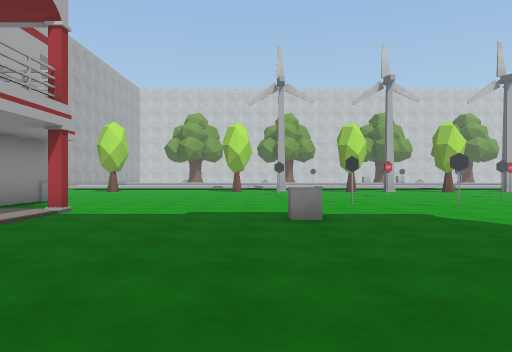
view 1 (above)

24 first-person views from a walk through a Unity game level. The camera is 1.4 m above the floor, looks level and sees 70° across. The floor is counted in squares, 2 m on a side. Each view is taken from the middle of a square. On the plan, view 1 faces up. The plan holds only what a view shows up to about 11 squares ahead; the rest is blank. The place goes on beyond the plan. Some surface patterns are stand-ins.

view 2
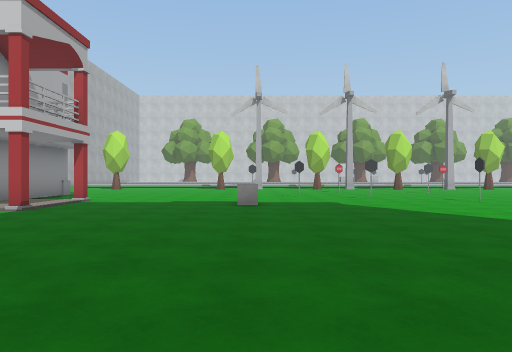

view 3
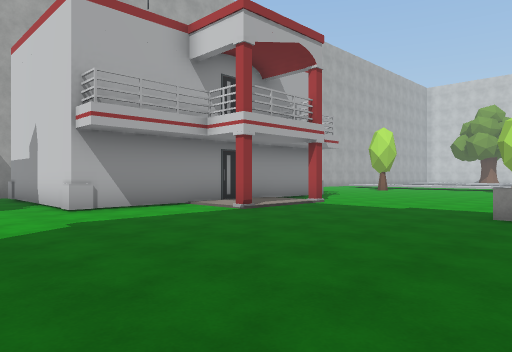

view 4
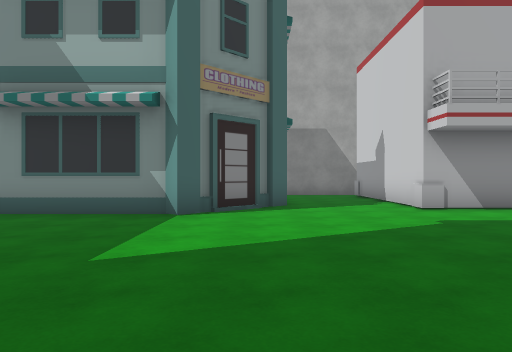

view 5
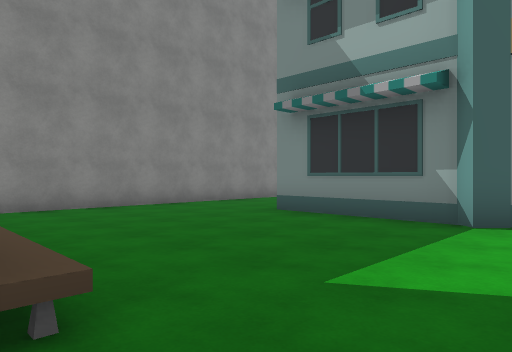

view 6
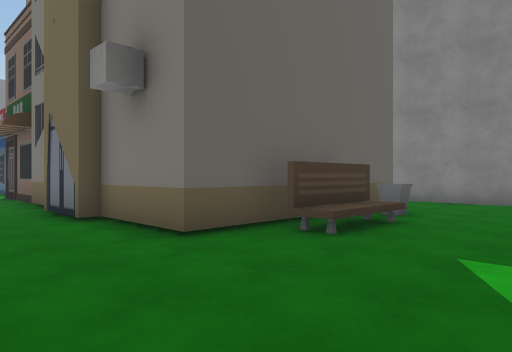

view 7
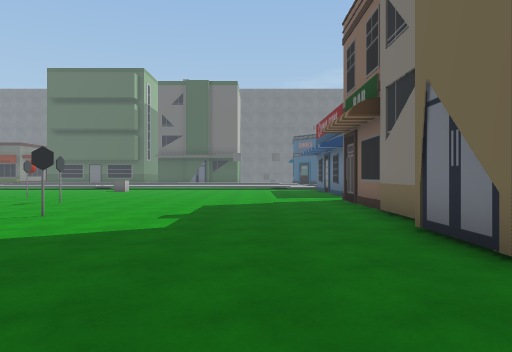

view 8
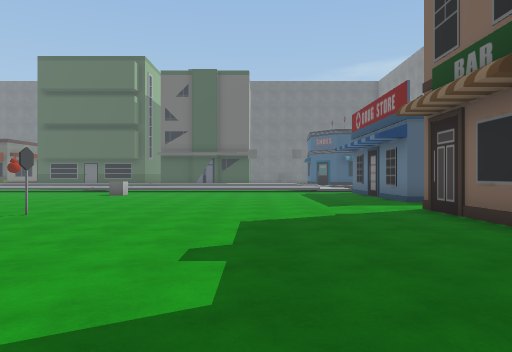

view 9
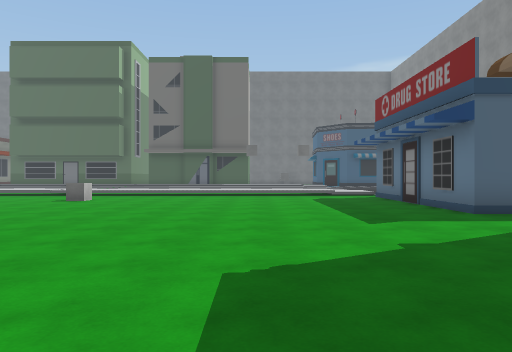

view 10
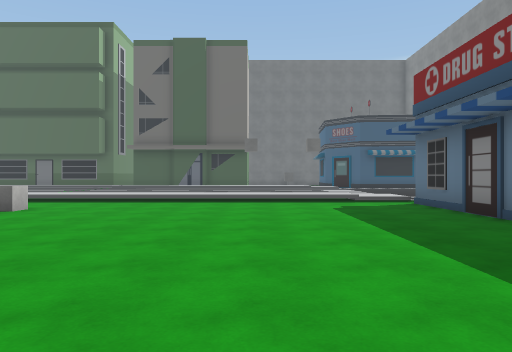

view 11
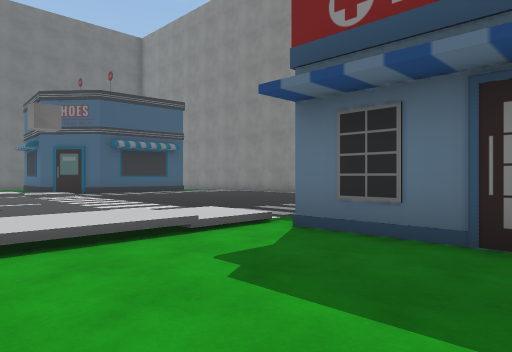

view 12
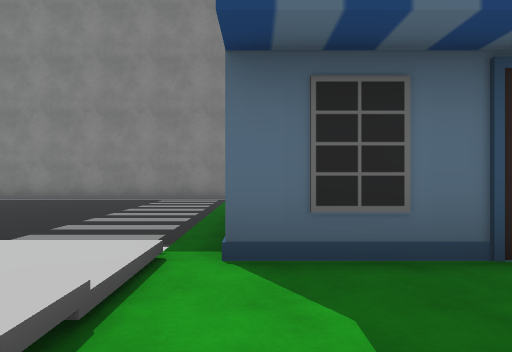

view 13
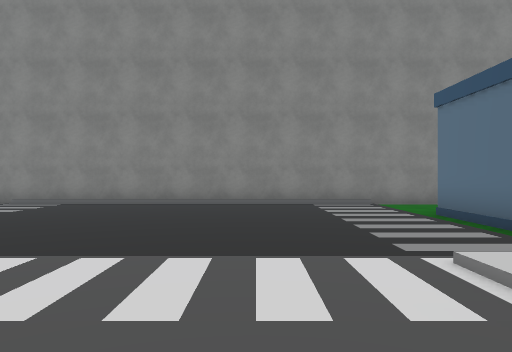

view 14
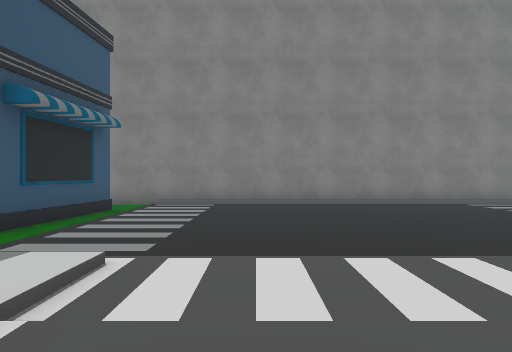

view 15
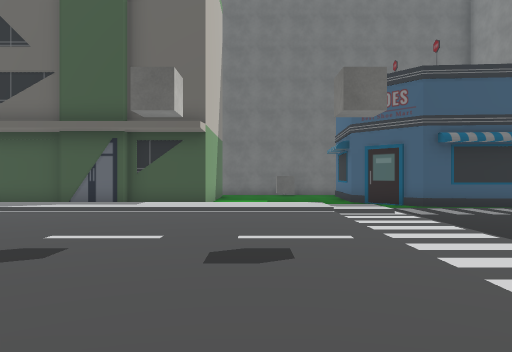

view 16
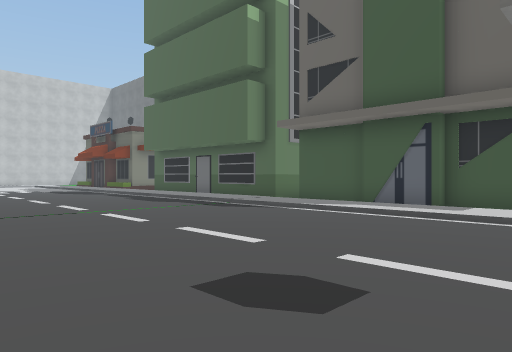

view 17
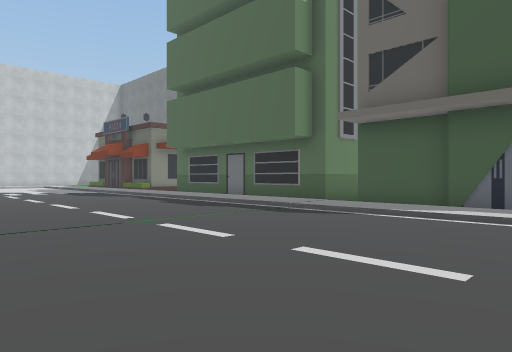

view 18
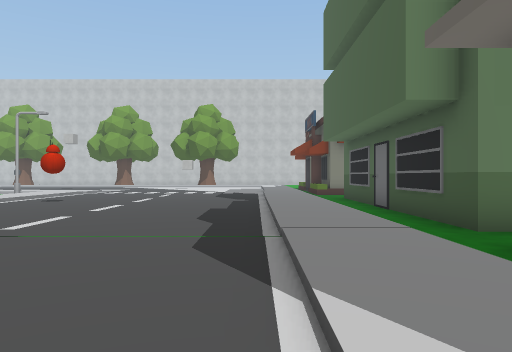

view 19
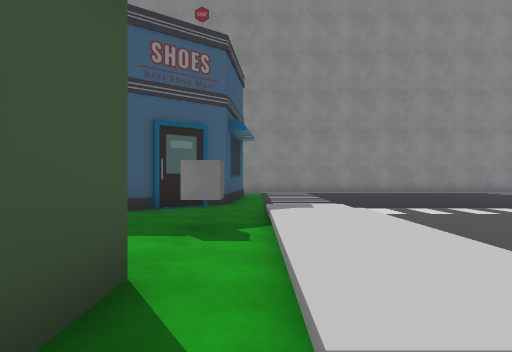

view 20
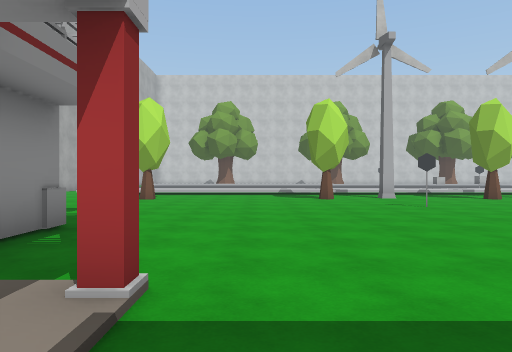

view 21
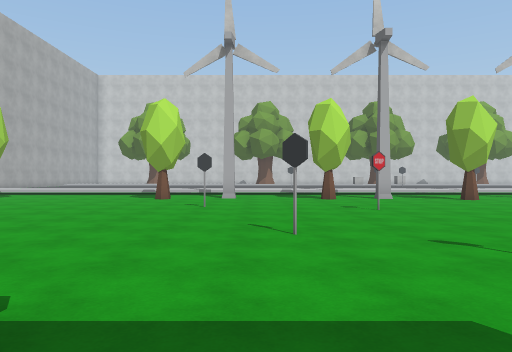

view 22
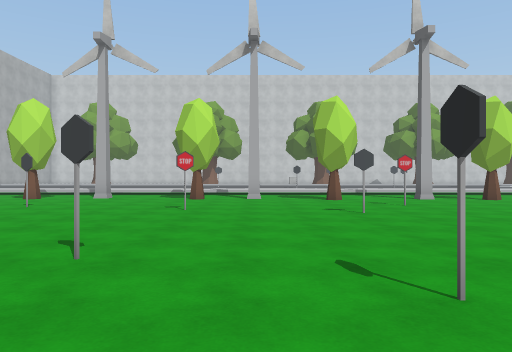

view 23
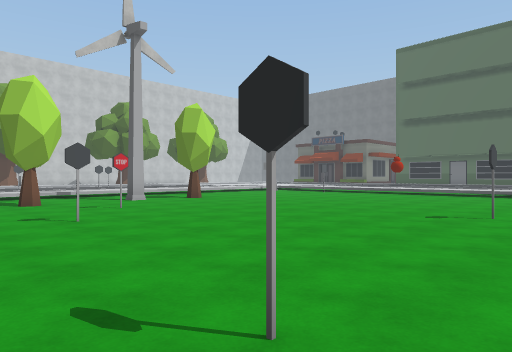

view 24
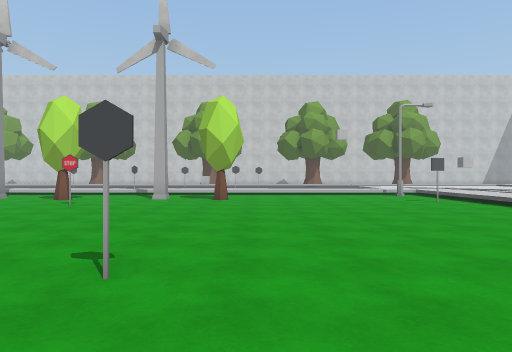

### Floor plan
Key: @ floor where view 1 was taken; # wall or solid block; . main floor; : floor 0.25 m higher than the main floor; + floor 0.5 m higher than the main floor; / step, stairs or slope; B building; E bench; W windmill; S sign; O other object.
Columns run from 9 left of view 1 to 31 right of it. Each row starts with its distance up from view 1.
 16    O....O....O.O.O..W.O....../+
 15    .........................S/+:::::::+/.
 14   .................#........./+:::::::+/B
 13   ........#...#............../ :O:::::+/.
 12   ...............#...........  :::::::+/.
 11    .........................    ::::::+/.
 10    #........................    ::::::+/.
  9    #.......#.................   ::::::+/.
  8    #..........#.......#......   ::::::+/B
  7    #.#..........#............/+ ::::::+/B
  6    #......O...............O../+:::::::+/B
  5    #................#......../+:::::::+/B
  4    #.#..........#............/+:::::::+/B
  3    #........................./+:::::::+/B
  2 ####........................./+:::::::+/B
  1 ............................./+:::::::+/.
  0 .........@.................../+:::::::+/.
 -1 ............................./+:::::::+/O
 -2  BBB.........BB............../:.......:/.
 -3    BB......BB   BB###..######//.......//.
 -4     B.....EB           #    #............
 -5     B.....EB                #...........#
 -6     B.....EB                #...........#
 -7     B......B                #...........#
 -8    ........B                ............#
 -9   ..........                ............
-10   ..........               ..///////////.
-11    ##########              ##############

Positions as (right, up) in squares from view 1, and headings:
1: (0, 0), facing up
2: (1, -3), facing up
3: (2, -1), facing up-left
4: (2, -2), facing left
5: (1, -2), facing down-left
6: (-2, 0), facing down-right
7: (1, 0), facing right
8: (4, 1), facing right
9: (7, 1), facing right
10: (10, 1), facing right
11: (16, 1), facing down-right
12: (19, 0), facing down
13: (23, 0), facing down
14: (27, 0), facing down
15: (20, 0), facing right
16: (22, 1), facing up-right
17: (22, 3), facing up-right
18: (28, 4), facing up
19: (30, 4), facing down
20: (-3, 5), facing up
21: (2, 5), facing up
22: (6, 5), facing up
23: (6, 6), facing up-right
24: (14, 5), facing up
